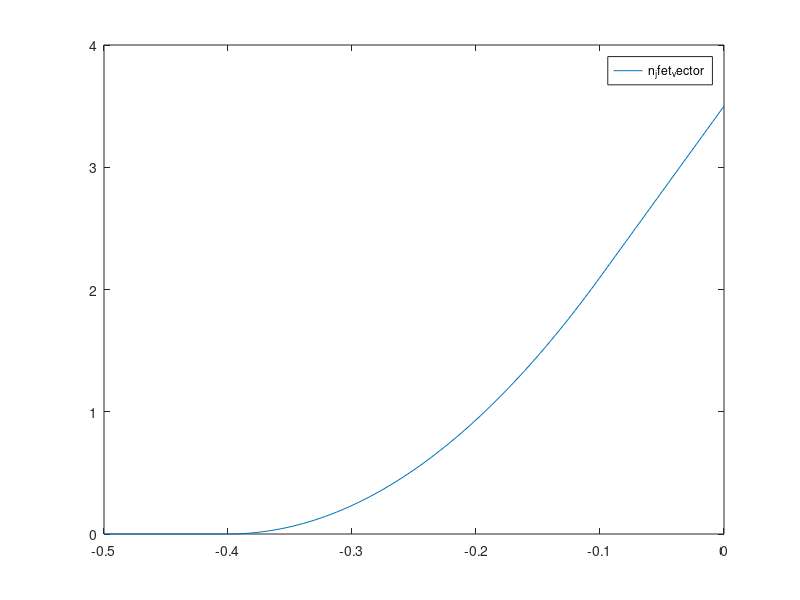

Here is the MATLAB script that generated this plot:
#! /usr/bin/octave -qf
1;

#
# N JFET transistor.
#
# Id (Vg) = 0                               for Vg <= V0
#           Yfs * (Vg - V0)^2 / (2 * Vsat)  for Vg > V0 and Vg < V0 + Vsat
#           Yfs * (Vg - V0 - Vsat/2)        for Vg >= V0 + Vsat
#
function Id = n_jfet (Vg)
    V0 = -0.4;
    Vsat = 0.3;
    I0 = 3.5;
    beta = I0 / Vsat / (-V0 - V0 - Vsat);
    v = Vg - V0;
    if (v < 0)
        Id = 0;
    elseif (v < Vsat)
        Id = beta * v * v;
    else
        Id = beta * Vsat * (v + v - Vsat);
    endif
endfunction

function result = n_jfet_vector (Vg)
    result = arrayfun (@n_jfet, Vg);
endfunction

fplot(@n_jfet_vector, [-0.5, 0]);

drawnow();
ans = input("Press Enter...");
